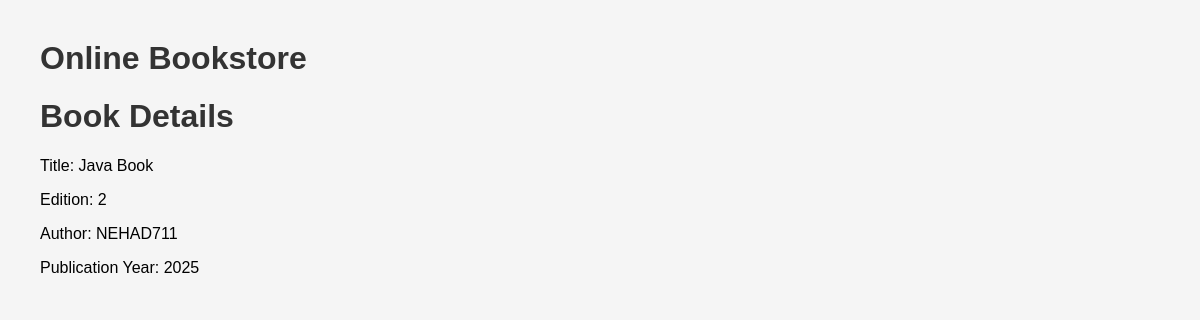
Page /books/3/ on the committed database.
### books/models.py (models this page shows, shortened)
class Book(models.Model):
    title = models.CharField(max_length=200)
    edition = models.IntegerField()
    author = models.ForeignKey(Author, on_delete=models.CASCADE)
    publication_year = models.IntegerField()

class Author(models.Model):
    name = models.CharField(max_length=100)
    address = models.TextField()
    def __str__(self):
        return self.name

### books/views.py (the view)
# urls.py: path('books/<int:book_id>/', views.book_detail, name='book_detail'),
def book_detail(request, book_id):
    book = get_object_or_404(Book, id=book_id)
    return render(request, 'books/book_detail.html', {'book': book})

### books/templates/books/book_detail.html (shortened to what this page needs)
{% extends 'books/base.html' %}
{% block content %}
<h1>Book Details</h1>
<p>Title: {{ book.title }}</p>
<p>Edition: {{ book.edition }}</p>
<p>Author: {{ book.author }}</p>
<p>Publication Year: {{ book.publication_year }}</p>
{% endblock %}

### static/css/style.css (style rules this page uses)
body { font-family: Arial, sans-serif; margin: 40px; background-color: #f5f5f5; }
h1 { color: #333; }

### rows in the picture
Book: title "Java Book", edition "2", author "NEHAD711", publication_year "2025"
